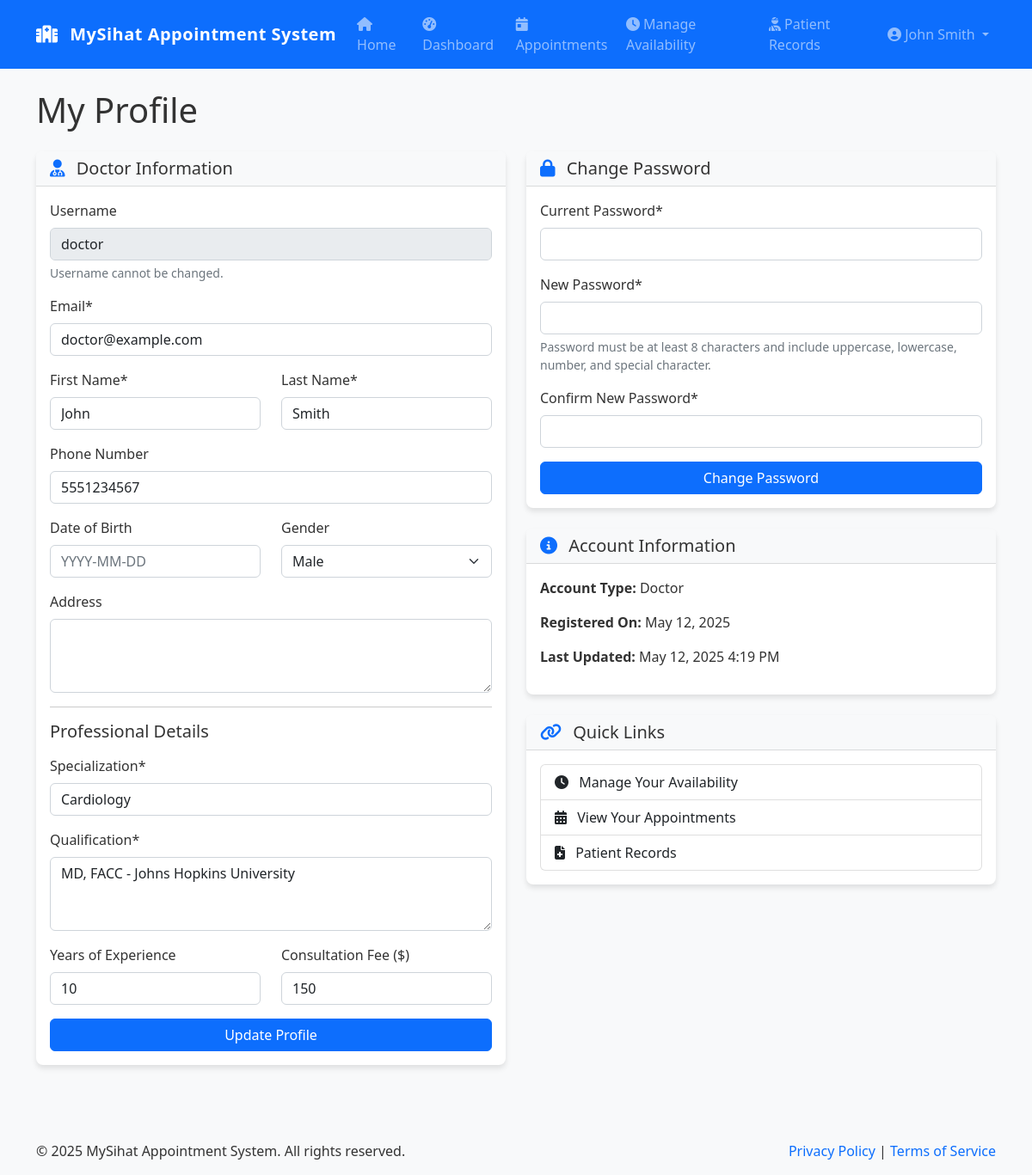
Page /doctor/profile.php (signed in) on the committed database.
### tables this page shows
CREATE TABLE users (
        id INTEGER PRIMARY KEY AUTOINCREMENT,
        username TEXT NOT NULL UNIQUE,
        password TEXT NOT NULL,
        email TEXT NOT NULL UNIQUE,
        first_name TEXT NOT NULL,
        last_name TEXT NOT NULL,
        role TEXT NOT NULL CHECK(role IN ('patient', 'doctor', 'admin')),
        phone TEXT,
        address TEXT,
        date_of_birth TEXT,
        gender TEXT CHECK(gender IN ('male', 'female', 'other')),
        created_at TIMESTAMP DEFAULT CURRENT_TIMESTAMP,
        updated_at TIMESTAMP DEFAULT CURRENT_TIMESTAMP
    );

CREATE TABLE doctor_details (
        id INTEGER PRIMARY KEY AUTOINCREMENT,
        user_id INTEGER NOT NULL,
        specialization TEXT NOT NULL,
        qualification TEXT NOT NULL,
        experience_years INTEGER,
        consultation_fee REAL,
        FOREIGN KEY (user_id) REFERENCES users(id) ON DELETE CASCADE
    );

### includes/db.php (called while the page is built, shortened)
<?php
class Database {
    private static $instance = null;
    private $conn;
    private function __construct() {
        try {
            $dbDir = dirname(DB_PATH);
            $this->conn = new PDO(
                "sqlite:" . DB_PATH,
                null,
                null,
                [
                    PDO::ATTR_ERRMODE => PDO::ERRMODE_EXCEPTION,
                    PDO::ATTR_DEFAULT_FETCH_MODE => PDO::FETCH_ASSOC,
                    PDO::ATTR_EMULATE_PREPARES => false
                ]
            );
            $this->conn->exec('PRAGMA foreign_keys = ON;');
        } catch (PDOException $e) {
            error_log("Database Connection Error: " . $e->getMessage());
            die("Database connection failed. Please try again later.");
        }
    }
    public static function getInstance() {
        if (self::$instance === null) {
            self::$instance = new self();
        }
        return self::$instance;
    }
    public function query($sql, $params = []) {
        try {
            $stmt = $this->conn->prepare($sql);
            $stmt->execute($params);
            return $stmt;
        } catch (PDOException $e) {
            error_log("Query Error: " . $e->getMessage() . " - SQL: " . $sql);
            throw new Exception("Database query failed. Please try again later.");
        }
    }
    public function fetchOne($sql, $params = []) {
        $stmt = $this->query($sql, $params);
        return $stmt->fetch();
    }
}

### includes/functions.php (called while the page is built, shortened)
<?php
require_once 'db.php';
function getCurrentUserId() {
    return isset($_SESSION['user_id']) ? $_SESSION['user_id'] : null;
}
function formatDate($date, $format = 'M j, Y') {
    return date($format, strtotime($date));
}

### doctor/profile.php (the view, shortened to what this page needs)
<?php
require_once '../includes/db.php';
require_once '../includes/functions.php';
require_once '../includes/auth.php';
$userId = getCurrentUserId();
$db = Database::getInstance();
$errors = [];
try {
    $user = $db->fetchOne("SELECT * FROM users WHERE id = ?", [$userId]);
    $doctorDetails = $db->fetchOne("SELECT * FROM doctor_details WHERE user_id = ?", [$userId]);
} catch (Exception $e) {
    error_log("Profile error: " . $e->getMessage());
    setFlashMessage('error', 'An error occurred while retrieving your profile.', 'danger');
    redirect('../index.php');
}
include '../includes/header.php';
?>
<div class="row">
    <div class="col-md-12">
        <h1 class="mb-4">My Profile</h1>
        <div class="row">
            <div class="col-md-6">
                <div class="card mb-4">
                    <div class="card-header">
                        <h5 class="mb-0">
                            <i class="fas fa-user-md text-primary me-2"></i>
                            Doctor Information
                        </h5>
                    </div>
                    <div class="card-body">
                        <form method="post" action="<?php echo $_SERVER['PHP_SELF']; ?>">
                            <div class="mb-3">
                                <label for="username" class="form-label">Username</label>
                                <input type="text" class="form-control" id="username" value="<?php echo $user['username']; ?>" disabled>
                                <div class="form-text">Username cannot be changed.</div>
                            </div>
                            <div class="mb-3">
                                <label for="email" class="form-label">Email*</label>
                                <input type="email" class="form-control <?php echo isset($errors['email']) ? 'is-invalid' : ''; ?>" id="email" name="email" value="<?php echo $user['email']; ?>" required>
                            </div>
                            <div class="row mb-3">
                                <div class="col-md-6">
                                    <label for="first_name" class="form-label">First Name*</label>
                                    <input type="text" class="form-control <?php echo isset($errors['first_name']) ? 'is-invalid' : ''; ?>" id="first_name" name="first_name" value="<?php echo $user['first_name']; ?>" required>
                                </div>
                                <div class="col-md-6">
                                    <label for="last_name" class="form-label">Last Name*</label>
                                    <input type="text" class="form-control <?php echo isset($errors['last_name']) ? 'is-invalid' : ''; ?>" id="last_name" name="last_name" value="<?php echo $user['last_name']; ?>" required>
                                </div>
                            </div>
                            <div class="mb-3">
                                <label for="phone" class="form-label">Phone Number</label>
                                <input type="tel" class="form-control" id="phone" name="phone" value="<?php echo $user['phone']; ?>">
                            </div>
                            <div class="row mb-3">
                                <div class="col-md-6">
                                    <label for="date_of_birth" class="form-label">Date of Birth</label>
                                    <input type="text" class="form-control datepicker-dob" id="date_of_birth" name="date_of_birth" value="<?php echo $user['date_of_birth']; ?>" placeholder="YYYY-MM-DD">
                                </div>
                                <div class="col-md-6">
                                    <label for="gender" class="form-label">Gender</label>
                                    <select class="form-select" id="gender" name="gender">
                                        <option value="male" <?php echo $user['gender'] === 'male' ? 'selected' : ''; ?>>Male</option>
                                    </select>
                                </div>
                            </div>
                            <div class="mb-3">
                                <label for="address" class="form-label">Address</label>
                                <textarea class="form-control" id="address" name="address" rows="3"><?php echo $user['address']; ?></textarea>
                            </div>
                            <hr>
                            <h5 class="mb-3">Professional Details</h5>
                            <div class="mb-3">
                                <label for="specialization" class="form-label">Specialization*</label>
                                <input type="text" class="form-control <?php echo isset($errors['specialization']) ? 'is-invalid' : ''; ?>" id="specialization" name="specialization" value="<?php echo $doctorDetails['specialization']; ?>" required>
                            </div>
                            <div class="mb-3">
                                <label for="qualification" class="form-label">Qualification*</label>
                                <textarea class="form-control <?php echo isset($errors['qualification']) ? 'is-invalid' : ''; ?>" id="qualification" name="qualification" rows="3" required><?php echo $doctorDetails['qualification']; ?></textarea>
                            </div>
                            <div class="row mb-3">
                                <div class="col-md-6">
                                    <label for="experience_years" class="form-label">Years of Experience</label>
                                    <input type="number" class="form-control" id="experience_years" name="experience_years" value="<?php echo $doctorDetails['experience_years']; ?>" min="0">
                                </div>
                                <div class="col-md-6">
                                    <label for="consultation_fee" class="form-label">Consultation Fee ($)</label>
                                    <input type="number" class="form-control" id="consultation_fee" name="consultation_fee" value="<?php echo $doctorDetails['consultation_fee']; ?>" min="0" step="0.01">
                                </div>
                            </div>
                            <div class="d-grid">
                                <button type="submit" class="btn btn-primary">Update Profile</button>
                            </div>
                        </form>
                    </div>
                </div>
            </div>
            <div class="col-md-6">
                <div class="card">
                    <div class="card-header">
                        <h5 class="mb-0">
                            <i class="fas fa-lock text-primary me-2"></i>
                            Change Password
                        </h5>
                    </div>
                    <div class="card-body">
                        <form method="post" action="<?php echo $_SERVER['PHP_SELF']; ?>">
                            <div class="mb-3">
                                <label for="current_password" class="form-label">Current Password*</label>
                                <input type="password" class="form-control <?php echo isset($errors['current_password']) ? 'is-invalid' : ''; ?>" id="current_password" name="current_password" required>
                            </div>
                            <div class="mb-3">
                                <label for="new_password" class="form-label">New Password*</label>
                                <input type="password" class="form-control <?php echo isset($errors['new_password']) ? 'is-invalid' : ''; ?>" id="new_password" name="new_password" required>
                                <?php if (isset($errors['new_password'])): ?>
                                    <div class="invalid-feedback"><?php echo $errors['new_password']; ?></div>
                                <?php else: ?>
                                    <div class="form-text">Password must be at least 8 characters and include uppercase, lowercase, number, and special character.</div>
                                <?php endif; ?>
                            </div>
                            <div class="mb-3">
                                <label for="confirm_password" class="form-label">Confirm New Password*</label>
                                <input type="password" class="form-control <?php echo isset($errors['confirm_password']) ? 'is-invalid' : ''; ?>" id="confirm_password" name="confirm_password" required>
                            </div>
                            <div class="d-grid">
                                <button type="submit" class="btn btn-primary">Change Password</button>
                            </div>
                        </form>
                    </div>
                </div>
                <div class="card mt-4">
                    <div class="card-header">
                        <h5 class="mb-0">
                            <i class="fas fa-info-circle text-primary me-2"></i>
                            Account Information
                        </h5>
                    </div>
                    <div class="card-body">
                        <p><strong>Account Type:</strong> Doctor</p>
                        <p><strong>Registered On:</strong> <?php echo formatDate($user['created_at'], 'F j, Y'); ?></p>
                        <p><strong>Last Updated:</strong> <?php echo formatDate($user['updated_at'], 'F j, Y g:i A'); ?></p>
                    </div>
                </div>
                <div class="card mt-4">
                    <div class="card-header">
                        <h5 class="mb-0">
                            <i class="fas fa-link text-primary me-2"></i>
                            Quick Links
                        </h5>
                    </div>
                    <div class="card-body">
                        <div class="list-group">
                            <a href="availability.php" class="list-group-item list-group-item-action">
                                <i class="fas fa-clock me-2"></i> Manage Your Availability
                            </a>
                            <a href="appointments.php" class="list-group-item list-group-item-action">
                                <i class="fas fa-calendar-alt me-2"></i> View Your Appointments
                            </a>
                            <a href="patient_records.php" class="list-group-item list-group-item-action">
                                <i class="fas fa-file-medical me-2"></i> Patient Records
                            </a>
                        </div>
                    </div>
                </div>
            </div>
        </div>
    </div>
</div>
<?php include '../includes/footer.php'; ?>

### rows in the picture
users: username "doctor", email "doctor@example.com", first_name "John", last_name "Smith", phone "5551234567", gender "Male", created_at "May 12, 2025", formatDate($user['updated_at'], 'F j, Y g:i A') "May 12, 2025 4:19 PM"
doctor_details: specialization "Cardiology", qualification "MD, FACC - Johns Hopkins University", experience_years "10", consultation_fee "150"

### other values in the picture
SITE_NAME "MySihat Appointment System"
$_SESSION['full_name'] "John Smith"
